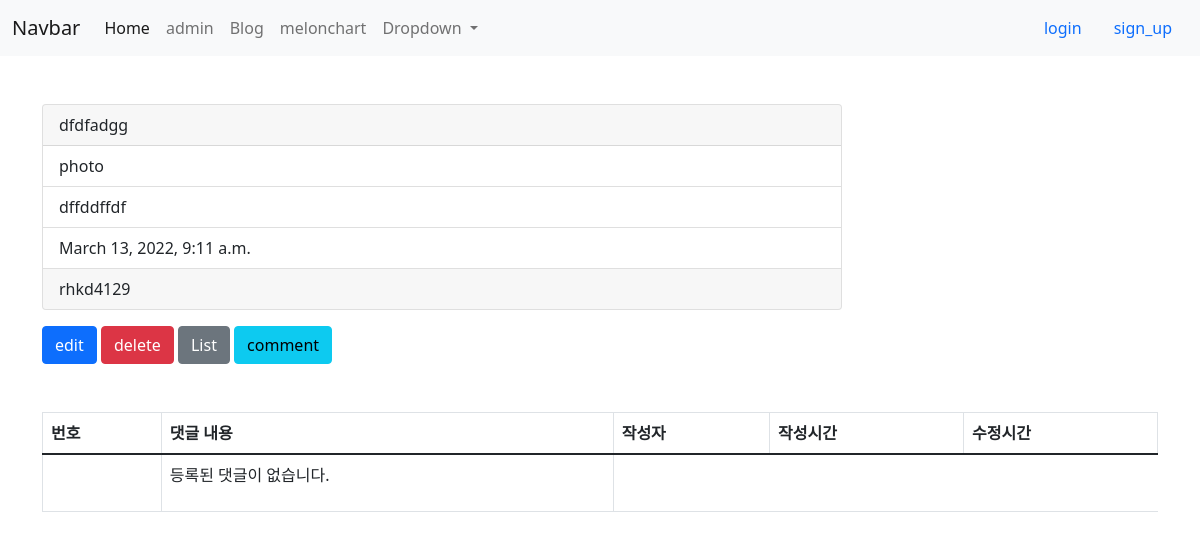
/blog/2/, run on an earlier commit of the app's database.
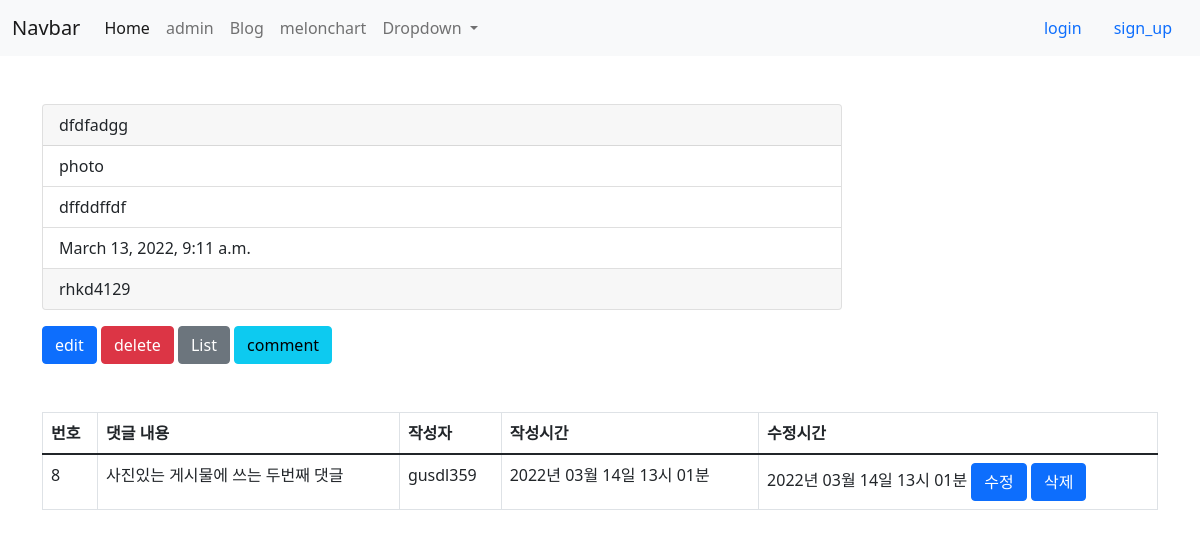
And on a later commit of the database.
### blog/models.py (models this page shows, shortened)
class Post(models.Model):
    class GenderChices(models.TextChoices):
        MALE = "M","Male"   #DB에저장되는 값 ,실제 사용할 값
        FEMALE = "F","Female"
    author = models.ForeignKey(settings.AUTH_USER_MODEL,on_delete=models.CASCADE) # 추천!
    title = models.CharField(max_length=20)
    photo = models.ImageField(blank = True, upload_to = 'blog/post/%Y/%m/%d')
    content = models.TextField()
    gender = models.CharField(max_length=1,blank=True,choices=GenderChices.choices)#,default=GenderChices.MALE
    is_public = models.BooleanField(default = False,verbose_name= '공개여부')
    created_at = models.DateTimeField(auto_now_add=True)
    updated_at = models.DateTimeField(auto_now=True)

class Comment(models.Model):
    author = models.ForeignKey(settings.AUTH_USER_MODEL,on_delete=models.CASCADE) # 추천!
    post = models.ForeignKey(Post,on_delete=models.CASCADE)
    message = models.CharField(max_length=200,help_text='200자 이하만')#related_name역참조 시 사용할모델
    created_at = models.DateTimeField(auto_now_add=True)
    updated_at = models.DateTimeField(auto_now=True)
    class meta:
       ordering = ['-updated_at']

### accounts/models.py (models this page shows)
class User(AbstractUser):
    phone_number = models.CharField(blank =True ,default='' ,max_length=12)

### blog/views/post_views.py (the view)
# urls.py: path('<int:post_pk>/',post_views.blog_detail ,name='post_detail'),
def blog_detail(request,post_pk):
    post = get_object_or_404(Post,id = post_pk)#id로써도되고pk로써도된다? ,,.?
    comments = Comment.objects.filter(post_id = post_pk)
    return render(request,'blog/blog_detail.html',{'post':post,'comments':comments})

### blog/templates/blog/blog_detail.html (shortened to what this page needs)
{% extends 'blog/layout.html' %}
{% block content %}
    <div class="card mt-5" style="width: 50rem;">
        <div class="card-header">
            {{ post.title }}
        </div>
        <ul class="list-group list-group-flush">
          <li class="list-group-item">
                {% if post.photo %}
                        photo
                {% else %}
                        NO photo
                {% endif %}
            </li>
          <li class="list-group-item">{{ post.content }}</li>
          <li class="list-group-item">{{ post.created_at  }}</li>
        </ul>
        <div class="card-footer">
          {{post.author}}
        </div>
      </div>
      <a href="{% url 'blog:blog_edit' post.pk %}"><div class="btn btn-primary mt-3">edit</div></a>
      <a href="{% url 'blog:blog_delete' post.pk %}"><div class="btn btn-danger mt-3">delete</div></a>
      <a href="{% url 'blog:post_list'  %}"><div class="btn btn-secondary mt-3">List</div></a>
      <a href="{% url 'blog:comment_create' post.pk %}"><div class="btn btn-info mt-3">comment</div></a>
      <table class="table table-bordered table-hover mt-5">
        <thead>
          <tr>
            <th scope="col">번호</th>
            <th scope="col">댓글 내용</th>
            <th scope="col">작성자</th>
            <th scope="col">작성시간</th>
            <th scope="col">수정시간</th>
          </tr>
        </thead>
        <tbody>
          {% if comments %}
            {% for comment in comments %}
                <td>{{comment.pk}}</td>
                <td>{{comment.message}}</td>
                <td>{{comment.author}}</td>
                <td>{{comment.created_at|date:'Y년 m월 d일 G시 i분' }}</td>
                <td>
                  {{comment.updated_at|date:'Y년 m월 d일 G시 i분' }}
                  <a href="{% url 'blog:comment_edit' comment.pk %}"><div class="btn btn-primary">수정</div></a>
                  <a href="{% url 'blog:comment_delete' comment.pk %}">{% include "blog/comment_modal.html" with a_label="삭제"%}</a>
              {% endfor %}
          {% else %}
          <tr>
            <td></td>
            <td> <p>등록된 댓글이 없습니다.</p></td>
          </tr>
          {% endif %}
      </tbody>
    </table>
{% endblock content %}

### blog/templates/blog/layout.html (shortened to what this page needs)
{% extends 'layout.html' %}

### project1/templates/layout.html (shortened to what this page needs)
<!DOCTYPE html>
<html lang="en">
<head>
    <link href="https://cdn.jsdelivr.net/npm/bootstrap@5.1.3/dist/css/bootstrap.min.css" rel="stylesheet"/>
</head>
<body>
    <nav class="navbar navbar-expand-lg navbar-light bg-light">
        <div class="container-fluid">
          <a class="navbar-brand" href="#">Navbar</a>
          <div class="collapse navbar-collapse" id="navbarSupportedContent">
            <ul class="navbar-nav me-auto mb-2 mb-lg-0">
              <li class="nav-item">
                <a class="nav-link active" aria-current="page" href="{% url 'home'%}">Home</a>
              </li>
              <li class="nav-item">
                <a class="nav-link" href="{% url 'admin:index' %}">admin</a>
                </li>
              <li class="nav-item">
              <a class="nav-link" href="{% url 'blog:post_list' %}">Blog</a>
              </li>
              <li class="nav-item">
                <a class="nav-link" href="{% url 'crawling:melon_chart' %}">melonchart</a>
                </li>
              <li class="nav-item dropdown">
                <a class="nav-link dropdown-toggle" href="#" id="navbarDropdown" role="button" data-bs-toggle="dropdown" aria-expanded="false">
                  Dropdown
                </a>
              </li>
            </ul>
             <li class="nav-item d-flex">
               {% if user.is_authenticated %}
               <p class="nav-link">{{user.username}}</p>
               <a class="nav-link" href="{% url 'accounts:logout' %}">logout</a>
              {% else %}
              <a class="nav-link" href="{% url 'accounts:login' %}">login</a>
              <a class="nav-link" href="{% url 'accounts:signup' %}">sign_up</a>
              {% endif %}
             </li>
          </div>
        </div>
      </nav>
      <div class="container">
        <div class="row">
          <div class="col-sm-12">
            {% block content %}
            {% endblock content %}
          </div>
        </div>
      </div>
</body>
</html>

### blog/templates/blog/comment_modal.html (shortened to what this page needs)
    <button type="button" class="btn btn-primary" data-bs-toggle="modal" data-bs-target="#exampleModal">
            {{ a_label|default:"Submit"}}
      </button>
  </div>

What changed in the data, as far as the page shows it:
added Comment: pk "8", message "사진있는 게시물에 쓰는 두번째 댓글", author "gusdl359", created_at "2022년 03월 14일 13시 01분", updated_at "2022년 03월 14일 13시 01분", a_label "삭제"
Also different on the page:
text no longer shown: "등록된 댓글이 없습니다."
